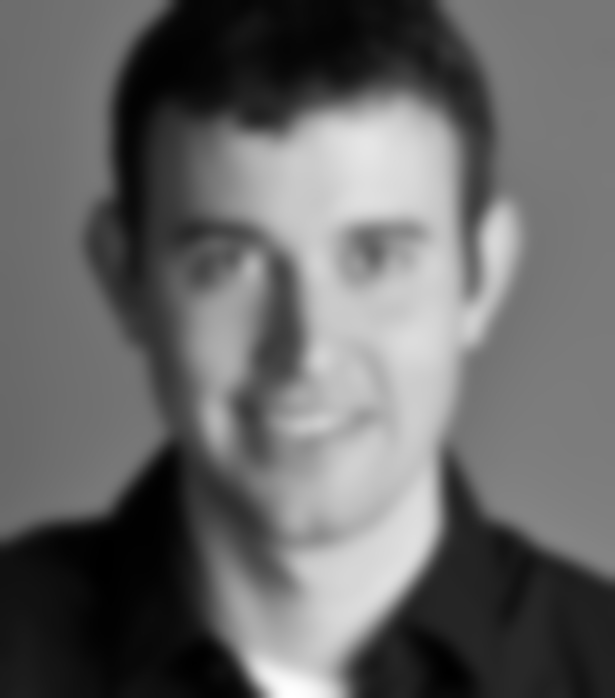
#> input picture hw2/imgs/DerekPicture-crop_G1.jpg, 615 x 698 px
$ python main_part2_2.py imgs/DerekPicture-crop_G1.jpg imgs/DerekPicture-crop_nutmeg-crop_hybrid.jpg 5 5 1.0   (older library calls are emulated)
#> lines starting #> are read from the running program, lines starting #| are printed output that depends on the picture
### hw2/align_image_code.py
import math
import numpy as np
import matplotlib.pyplot as plt
import skimage.transform as sktr


# [56 lines left out: functions get_points, recenter, find_centers, align_image_centers, rescale_images, rotate_im1, not called in this run]

def match_img_size(im1, im2):
    # Make images the same size
    h1, w1, c1 = im1.shape
    h2, w2, c2 = im2.shape
    if h1 < h2:
        im2 = im2[int(np.floor((h2-h1)/2.)) : -int(np.ceil((h2-h1)/2.)), :, :]
    elif h1 > h2:
        im1 = im1[int(np.floor((h1-h2)/2.)) : -int(np.ceil((h1-h2)/2.)), :, :]
    if w1 < w2:
        im2 = im2[:, int(np.floor((w2-w1)/2.)) : -int(np.ceil((w2-w1)/2.)), :]
    elif w1 > w2:
        im1 = im1[:, int(np.floor((w1-w2)/2.)) : -int(np.ceil((w1-w2)/2.)), :]
    assert im1.shape == im2.shape
    return im1, im2

# [7 lines left out: function align_images, not called in this run]


# [5 lines that do not run on import are left out]

### hw2/main_part2_2.py
import numpy as np
import cv2
from align_image_code import match_img_size

import argparse
from pathlib import Path

DEBUG = False

def freq_amplitude(img):
    log_amplitude = np.log(np.abs(np.fft.fftshift(np.fft.fft2(img))) + 1) # avoid log(0) problem
    return log_amplitude

def get2d_gaussian(ksize, sigma):
    g1d = cv2.getGaussianKernel(ksize, sigma)
    kernel = g1d.dot(g1d.T)
    return kernel

def get_lowpass_kernel(ksize, sigma):
    return get2d_gaussian(ksize, sigma)

def get_highpass_kernel(ksize, sigma, alpha):
    e = np.zeros((ksize, ksize), dtype=np.float32)
    mid = ksize // 2
    e[mid, mid] = 1
    highpass_kernel = (1 + alpha) * e - alpha * get2d_gaussian(ksize, sigma)
    return highpass_kernel

def main():
    parser = argparse.ArgumentParser()

    parser.add_argument("img1", type=str)
    parser.add_argument("img2", type=str)
    parser.add_argument("lp_k", type=int, help="low pass gaussian kernel size")
    parser.add_argument("hp_k", type=int, help="high pass laplacian kernel size")
    parser.add_argument("alpha", type=float, help="high pass laplacian's alpha")
    parser.add_argument("--output_freq", default=False, action="store_true")
    args = parser.parse_args()

    img1_stem = Path(args.img1).stem
    img2_stem = Path(args.img2).stem

    img1 = cv2.imread(args.img1)
#> img1 is the input picture: shape (698, 615, 3); min 0, max 255, mean 103
    img2 = cv2.imread(args.img2)
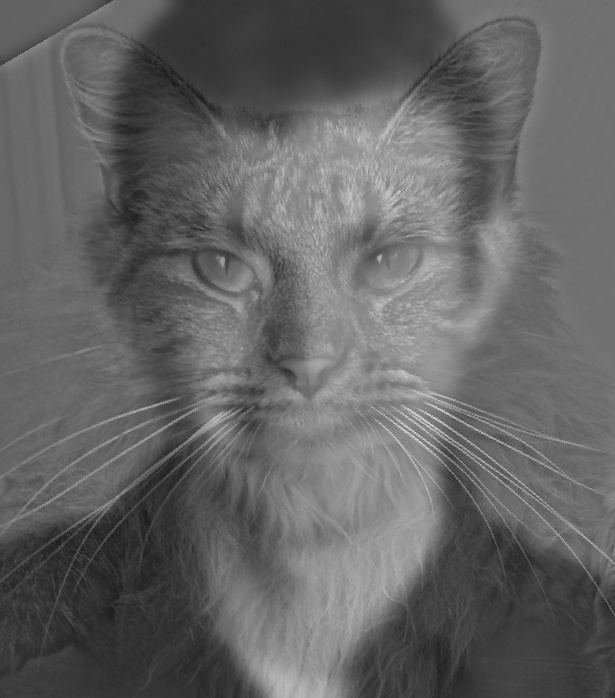
#> input picture hw2/imgs/DerekPicture-crop_nutmeg-crop_hybrid.jpg, 615 x 698 px
#> img2 is the input picture: shape (698, 615, 3); min 22, max 218, mean 99.8

    img1, img2 = match_img_size(img1, img2)
    if DEBUG:
        print(img1.shape)
        print(img2.shape)

    img1 = cv2.cvtColor(img1, cv2.COLOR_BGR2GRAY)
#> img1: shape (698, 615)
    img2 = cv2.cvtColor(img2, cv2.COLOR_BGR2GRAY)
#> img2: shape (698, 615)

    if args.output_freq:
        amp1 = freq_amplitude(img1)
        amp1 = cv2.normalize(amp1, None, 0, 255, cv2.NORM_MINMAX).astype(np.uint8)
        cv2.imwrite("{}_amp1.jpg".format(img1_stem), np.clip(amp1, 0, 255))

        amp2 = freq_amplitude(img2)
        amp2 = cv2.normalize(amp2, None, 0, 255, cv2.NORM_MINMAX).astype(np.uint8)
        cv2.imwrite("{}_amp2.jpg".format(img2_stem), np.clip(amp2, 0, 255))

    # G1 = get_lowpass_kernel(51, 0)
    G1 = get_lowpass_kernel(args.lp_k, 0)
    G2 = get_highpass_kernel(args.hp_k, 0, args.alpha)

    img1_G1 = cv2.filter2D(img1, cv2.CV_32F, G1)
    img1_G1 = cv2.normalize(img1_G1, None, 0, 255, cv2.NORM_MINMAX)
    cv2.imwrite("{}_G1.jpg".format(img1_stem), img1_G1)

    img2_G2 = cv2.filter2D(img2, cv2.CV_32F, G2)
    # img * LoG will have negative numbers! And np.abs(img * LoG) will reflect its edge strength
    img2_G2 = np.abs(img2_G2)
    img2_G2 = cv2.normalize(img2_G2, None, 0, 255, cv2.NORM_MINMAX)
    cv2.imwrite("{}_G2.jpg".format(img2_stem), img2_G2)

    hybrid = (img1_G1 + img2_G2) / 2
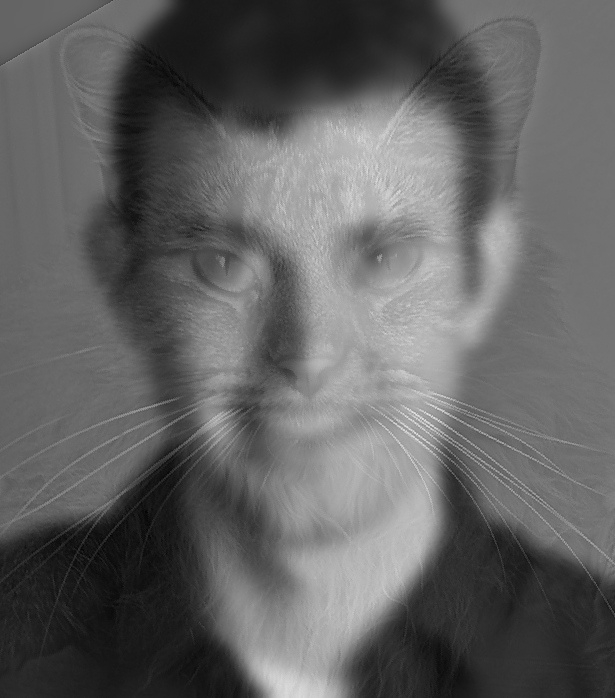
#> hybrid: shape (698, 615) float32; min 0.529, max 227.6, mean 98.5
    cv2.imwrite("{}_hybrid.jpg".format(img1_stem + "_" + img2_stem), hybrid)

    if args.output_freq:
        img1_G1_amp = freq_amplitude(img1_G1)
        img1_G1_amp = cv2.normalize(img1_G1_amp, None, 0, 255, cv2.NORM_MINMAX).astype(np.uint8)
        cv2.imwrite("{}_G1_amp.jpg".format(img1_stem), img1_G1_amp)

        img2_G2_amp = freq_amplitude(img2_G2)
        img2_G2_amp = cv2.normalize(img2_G2_amp, None, 0, 255, cv2.NORM_MINMAX).astype(np.uint8)
        cv2.imwrite("{}_G2_amp.jpg".format(img2_stem), img2_G2_amp)

        hybrid_amp = freq_amplitude(hybrid)
        hybrid_amp = cv2.normalize(hybrid_amp, None, 0, 255, cv2.NORM_MINMAX).astype(np.uint8)
        cv2.imwrite("{}_hybrid_amp.jpg".format(img1_stem + "_" + img2_stem), hybrid_amp)

if __name__ == "__main__":
    main()
